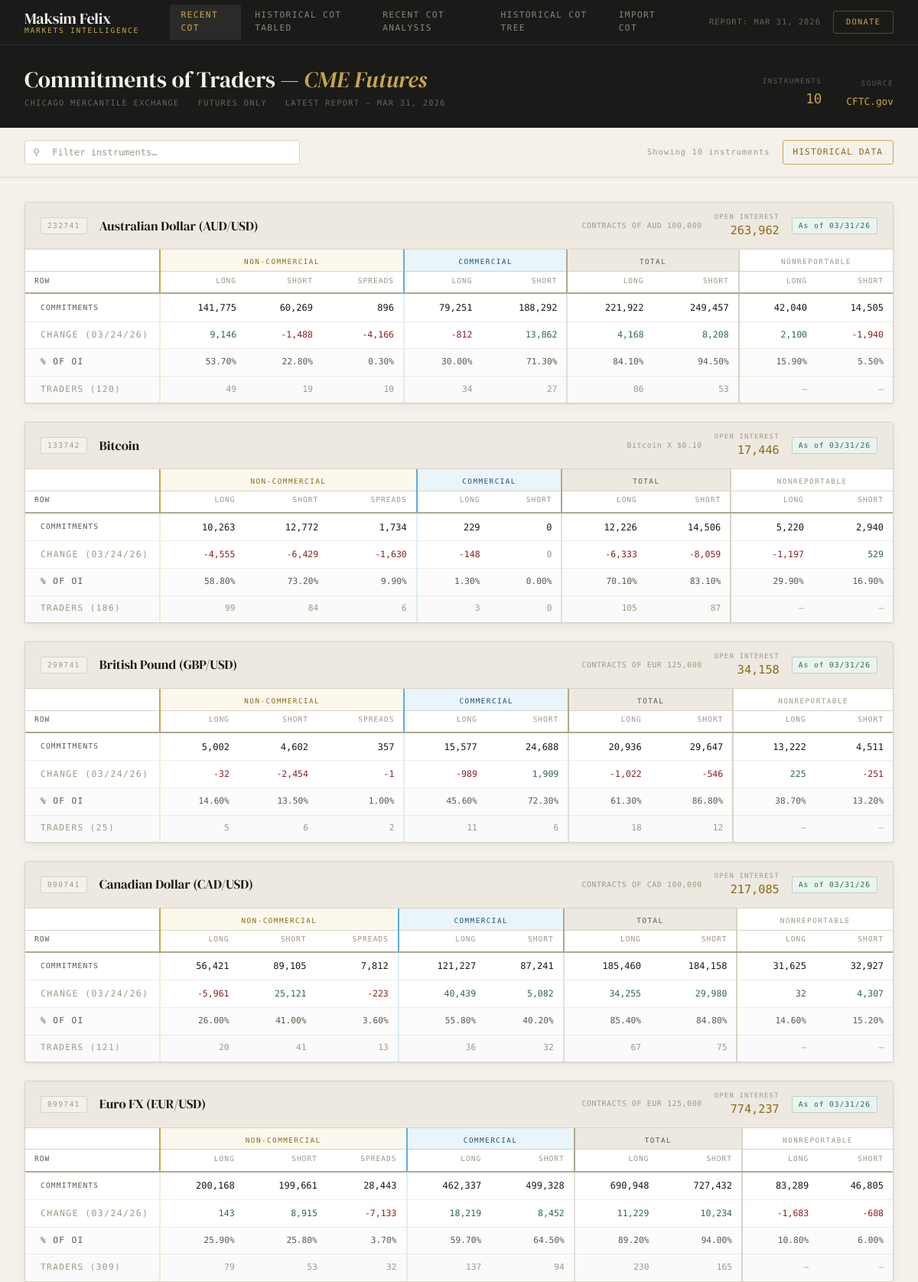
The page / (upper part) on the database its author committed.
### Handle_Raw_COT/models.py (models this page shows, shortened)
class CotReport(models.Model):
    name         = models.CharField(
        max_length=64,
        choices=INSTRUMENT_CHOICES,
        db_index=True,
    )
    code         = models.CharField(
        max_length=20,
        blank=True,
        help_text="CFTC instrument code, e.g. 099741",
    )
    asset_class  = models.CharField(
        max_length=10,
        choices=ASSET_CLASS_CHOICES,
        blank=True,
        db_index=True,
    )
    contract_spec = models.CharField(
        max_length=128,
        blank=True,
        help_text="e.g. CONTRACTS OF EUR 125,000",
    )
    as_of_date   = models.DateField(
        db_index=True,
        help_text="CFTC report date (Tuesday of the reporting week)",
    )
    prev_date    = models.DateField(
        null=True, blank=True,
        help_text="Prior week date used for change calculations",
    )
    source_file  = models.CharField(
        max_length=128,
        blank=True,
        help_text="Original filename, e.g. deacmesf.htm",
    )
    import_log   = models.ForeignKey(
        ImportLog,
        null=True, blank=True,
        on_delete=models.SET_NULL,
        related_name="reports",
        help_text="The upload session that created/updated this row",
    )
    open_interest = models.BigIntegerField(default=0)
    oi_change     = models.BigIntegerField(
        default=0,
        help_text="Change in open interest from prior week (signed)",
    )
    nc_long    = models.BigIntegerField(default=0)
    nc_short   = models.BigIntegerField(default=0)
    nc_spreads = models.BigIntegerField(default=0)
    comm_long  = models.BigIntegerField(default=0)
    comm_short = models.BigIntegerField(default=0)
    total_long  = models.BigIntegerField(default=0)
    total_short = models.BigIntegerField(default=0)
    nr_long  = models.BigIntegerField(default=0)
    nr_short = models.BigIntegerField(default=0)
    chg_nc_long    = models.BigIntegerField(default=0)
    chg_nc_short   = models.BigIntegerField(default=0)
    chg_nc_spreads = models.BigIntegerField(default=0)
    chg_comm_long  = models.BigIntegerField(default=0)
    chg_comm_short = models.BigIntegerField(default=0)
    chg_total_long  = models.BigIntegerField(default=0)
    chg_total_short = models.BigIntegerField(default=0)
    chg_nr_long  = models.BigIntegerField(default=0)
    chg_nr_short = models.BigIntegerField(default=0)
    pct_nc_long    = models.DecimalField(max_digits=6, decimal_places=2, default=0)
    pct_nc_short   = models.DecimalField(max_digits=6, decimal_places=2, default=0)
    pct_nc_spreads = models.DecimalField(max_digits=6, decimal_places=2, default=0)
    pct_comm_long  = models.DecimalField(max_digits=6, decimal_places=2, default=0)
    pct_comm_short = models.DecimalField(max_digits=6, decimal_places=2, default=0)
    pct_total_long  = models.DecimalField(max_digits=6, decimal_places=2, default=0)
    pct_total_short = models.DecimalField(max_digits=6, decimal_places=2, default=0)
    pct_nr_long  = models.DecimalField(max_digits=6, decimal_places=2, default=0)
    pct_nr_short = models.DecimalField(max_digits=6, decimal_places=2, default=0)
    traders_total = models.PositiveIntegerField(default=0)
    trd_nc_long    = models.PositiveIntegerField(default=0)
    trd_nc_short   = models.PositiveIntegerField(default=0)
    trd_nc_spreads = models.PositiveIntegerField(default=0)
    trd_comm_long  = models.PositiveIntegerField(default=0)
    trd_comm_short = models.PositiveIntegerField(default=0)
    trd_total_long  = models.PositiveIntegerField(default=0)
    trd_total_short = models.PositiveIntegerField(default=0)
    created_at = models.DateTimeField(auto_now_add=True)
    updated_at = models.DateTimeField(auto_now=True)
    class Meta:
        constraints = [
            models.UniqueConstraint(
                fields=["name", "as_of_date"],
                name="unique_instrument_per_week",
            )
        ]
        ordering = ["-as_of_date", "name"]
        indexes = [
            models.Index(fields=["name", "as_of_date"]),    # primary lookup
            models.Index(fields=["as_of_date"]),             # all instruments for a week
            models.Index(fields=["asset_class", "as_of_date"]),  # filter by asset class
            models.Index(fields=["name", "-as_of_date"]),   # history for one instrument
        ]
        verbose_name = "COT Report"
        verbose_name_plural = "COT Reports"

### Display_Data/views.py (the view)
# urls.py: path('', views.index, name='dashboard'),
def index(request):
    latest_date = CotReport.objects.order_by('-as_of_date').values_list('as_of_date', flat=True).first()
    if latest_date:
        reports = CotReport.objects.filter(as_of_date=latest_date).order_by('name')
    else:
        reports = CotReport.objects.none()
    all_dates = CotReport.objects.order_by('-as_of_date').values_list('as_of_date', flat=True).distinct()
    nav_items = get_nav_items()
    return render(request, 'Display/index.html', {
        'reports': reports,
        'instruments_count': reports.count(),
        'latest_date': latest_date,
        'all_dates': all_dates,
        'nav_items': nav_items,
    })

### Display_Data/views.py (called while the page is built)
def get_nav_items():
    return [
        {'url': '/', 'label': 'Recent COT'},
        {'url': '/dates/', 'label': 'Historical COT Tabled'},
        {'url': '/analysis/', 'label': 'Recent COT Analysis'},
        {'url': '/signals/', 'label': 'Historical COT Tree'},
        {'url': '/donate/', 'label': 'Import COT'},
    ]

### Templates/Display/index.html (shortened to what this page needs)
<!DOCTYPE html>
<html lang="en">
<head>
  {% load humanize %}
</head>
<body>
<header class="site-header">
  <div class="header-inner">
    <a href="/" class="logo">
      <span class="logo-name">Maksim Felix</span>
      <span class="logo-tag">Markets Intelligence</span>
    </a>
    <nav class="nav-primary">
      {% for item in nav_items %}
        <a href="{{ item.url }}" class="{% if request.path == item.url %}active{% elif item.url == '/signals/' and request.path == '/Historical_Data/historical/' %}active{% elif item.url == '/donate/' and request.path == '/Handle_Raw_COT/upload/' %}active{% endif %}">{{ item.label }}</a>
      {% endfor %}
    </nav>
    <div class="header-right">
      <span class="report-date">Report: {% if latest_date %}{{ latest_date|date:"M d, Y" }}{% else %}N/A{% endif %}</span>
      <a href="https://cliomaxin.github.io/maksimfelix/patreon.html" class="btn-contact">Donate</a>
    </div>
  </div>
</header>
<section class="page-hero">
  <div class="page-hero-inner">
    <div>
      <h1>Commitments of Traders — <em>CME Futures</em></h1>
      <div class="hero-sub">
        <span>Chicago Mercantile Exchange</span>
        <span>Futures Only</span>
        <span>{% if is_historical %}Historical Report{% else %}Latest Report{% endif %} — {{ latest_date|date:"M d, Y" }}</span>
      </div>
    </div>
    <div class="hero-stats">
      <div class="hero-stat">
        <div class="hero-stat-label">Instruments</div>
        <div class="hero-stat-value">{{ instruments_count|default:0 }}</div>
      </div>
      <div class="hero-stat">
        <div class="hero-stat-label">Source</div>
        <div class="hero-stat-value" style="font-size:0.8rem;padding-top:4px;">CFTC.gov</div>
      </div>
    </div>
  </div>
</section>
<div class="toolbar">
  <div class="toolbar-search">
    <span class="toolbar-search-icon">&#9906;</span>
    <input type="text" id="searchInput" placeholder="Filter instruments…" autocomplete="off" />
  </div>
  <span class="toolbar-count" id="countLabel">Showing {{ instruments_count|default:0 }} instruments</span>
  <a href="/dates/" style="font-family: var(--font-mono); font-size: 0.7rem; letter-spacing: 0.1em; text-transform: uppercase; color: var(--gold); border: 1px solid var(--gold-light); padding: 0.4rem 0.8rem; border-radius: var(--radius); transition: all 0.15s; background: transparent;" onmouseover="this.style.background='var(--gold)'; this.style.color='var(--bg)'; this.style.borderColor='var(--gold)';" onmouseout="this.style.background='transparent'; this.style.color='var(--gold)'; this.style.borderColor='var(--gold-light)';">Historical Data</a>
</div>
<main class="page-body" id="mainContent">
  {% for instrument in reports %}
  <div class="instrument-block" data-name="{{ instrument.name|lower }}" data-code="{{ instrument.code }}">
    <div class="instrument-header">
      <span class="instrument-code">{{ instrument.code }}</span>
      <span class="instrument-name">{{ instrument.get_name_display|default:instrument.name }}</span>
      <span class="instrument-spec">{{ instrument.contract_spec }}</span>
      <div class="instrument-oi">
        <span class="oi-label">Open Interest</span>
        <span class="oi-value">{{ instrument.open_interest|intcomma }}</span>
      </div>
      <span class="instrument-asof">As of {{ instrument.as_of_date|date:"m/d/y" }}</span>
    </div>
    <div class="cot-table-wrap">
      <table class="cot-table">
        <thead>
          <tr class="thead-groups">
            <th class="col-label"></th>
            <th class="col-nc" colspan="3">Non-Commercial</th>
            <th class="col-comm" colspan="2">Commercial</th>
            <th class="col-total" colspan="2">Total</th>
            <th class="col-nr" colspan="2">Nonreportable</th>
          </tr>
          <tr class="thead-cols">
            <th class="col-label-sub">Row</th>
            <th class="sep-nc">Long</th>
            <th>Short</th>
            <th>Spreads</th>
            <th class="sep-comm">Long</th>
            <th>Short</th>
            <th class="sep-total">Long</th>
            <th>Short</th>
            <th class="sep-nr">Long</th>
            <th>Short</th>
          </tr>
        </thead>
        <tbody>
          <tr class="row-commitments">
            <td class="row-label">Commitments</td>
            <td class="sep-nc">{{ instrument.nc_long|intcomma }}</td>
            <td>{{ instrument.nc_short|intcomma }}</td>
            <td>{{ instrument.nc_spreads|intcomma }}</td>
            <td class="sep-comm">{{ instrument.comm_long|intcomma }}</td>
            <td>{{ instrument.comm_short|intcomma }}</td>
            <td class="sep-total">{{ instrument.total_long|intcomma }}</td>
            <td>{{ instrument.total_short|intcomma }}</td>
            <td class="sep-nr">{{ instrument.nr_long|intcomma }}</td>
            <td>{{ instrument.nr_short|intcomma }}</td>
          </tr>
          <tr class="row-change">
            <td class="row-label">Change ({{ instrument.prev_date|date:"m/d/y" }})</td>
            <td class="sep-nc {% if instrument.chg_nc_long > 0 %}val-pos{% elif instrument.chg_nc_long < 0 %}val-neg{% else %}val-zero{% endif %}">{{ instrument.chg_nc_long|intcomma }}</td>
            <td class="{% if instrument.chg_nc_short > 0 %}val-pos{% elif instrument.chg_nc_short < 0 %}val-neg{% else %}val-zero{% endif %}">{{ instrument.chg_nc_short|intcomma }}</td>
            <td class="{% if instrument.chg_nc_spreads > 0 %}val-pos{% elif instrument.chg_nc_spreads < 0 %}val-neg{% else %}val-zero{% endif %}">{{ instrument.chg_nc_spreads|intcomma }}</td>
            <td class="sep-comm {% if instrument.chg_comm_long > 0 %}val-pos{% elif instrument.chg_comm_long < 0 %}val-neg{% else %}val-zero{% endif %}">{{ instrument.chg_comm_long|intcomma }}</td>
            <td class="{% if instrument.chg_comm_short > 0 %}val-pos{% elif instrument.chg_comm_short < 0 %}val-neg{% else %}val-zero{% endif %}">{{ instrument.chg_comm_short|intcomma }}</td>
            <td class="sep-total {% if instrument.chg_total_long > 0 %}val-pos{% elif instrument.chg_total_long < 0 %}val-neg{% else %}val-zero{% endif %}">{{ instrument.chg_total_long|intcomma }}</td>
            <td class="{% if instrument.chg_total_short > 0 %}val-pos{% elif instrument.chg_total_short < 0 %}val-neg{% else %}val-zero{% endif %}">{{ instrument.chg_total_short|intcomma }}</td>
            <td class="sep-nr {% if instrument.chg_nr_long > 0 %}val-pos{% elif instrument.chg_nr_long < 0 %}val-neg{% else %}val-zero{% endif %}">{{ instrument.chg_nr_long|intcomma }}</td>
            <td class="{% if instrument.chg_nr_short > 0 %}val-pos{% elif instrument.chg_nr_short < 0 %}val-neg{% else %}val-zero{% endif %}">{{ instrument.chg_nr_short|intcomma }}</td>
          </tr>
          <tr class="row-pct">
            <td class="row-label">% of OI</td>
            <td class="sep-nc">{{ instrument.pct_nc_long }}%</td>
            <td>{{ instrument.pct_nc_short }}%</td>
            <td>{{ instrument.pct_nc_spreads }}%</td>
            <td class="sep-comm">{{ instrument.pct_comm_long }}%</td>
            <td>{{ instrument.pct_comm_short }}%</td>
            <td class="sep-total">{{ instrument.pct_total_long }}%</td>
            <td>{{ instrument.pct_total_short }}%</td>
            <td class="sep-nr">{{ instrument.pct_nr_long }}%</td>
            <td>{{ instrument.pct_nr_short }}%</td>
          </tr>
          <tr class="row-traders">
            <td class="row-label">Traders ({{ instrument.traders_total }})</td>
            <td class="sep-nc">{{ instrument.trd_nc_long }}</td>
            <td>{{ instrument.trd_nc_short }}</td>
            <td>{{ instrument.trd_nc_spreads }}</td>
            <td class="sep-comm">{{ instrument.trd_comm_long }}</td>
            <td>{{ instrument.trd_comm_short }}</td>
            <td class="sep-total">{{ instrument.trd_total_long }}</td>
            <td>{{ instrument.trd_total_short }}</td>
            <td class="sep-nr">—</td>
            <td>—</td>
          </tr>
        </tbody>
      </table>
    </div>
  </div>
  {% empty %}
    <div class="no-data">No instrument reports available yet.</div>
  {% endfor %}
</main>
</body>
</html>

### rows shown on the page
CotReport: code "232741", name "Australian Dollar (AUD/USD)", contract_spec "CONTRACTS OF AUD 100,000", open_interest "263,962", as_of_date "03/31/26", nc_long "141,775", nc_short "60,269", nc_spreads "896", comm_long "79,251", comm_short "188,292", total_long "221,922", total_short "249,457", nr_long "42,040", nr_short "14,505", prev_date "03/24/26", chg_nc_long "9,146", chg_nc_short "-1,488", chg_nc_spreads "-4,166", chg_comm_long "-812", chg_comm_short "13,862", chg_total_long "4,168", chg_total_short "8,208", chg_nr_long "2,100", chg_nr_short "-1,940", pct_nc_long "53.70", pct_nc_short "22.80", pct_nc_spreads "0.30", pct_comm_long "30.00", pct_comm_short "71.30", pct_total_long "84.10", pct_total_short "94.50", pct_nr_long "15.90", pct_nr_short "5.50", traders_total "120", trd_nc_long "49", trd_nc_short "19", trd_nc_spreads "10", trd_comm_long "34", trd_comm_short "27", trd_total_long "86", trd_total_short "53"
CotReport: code "133742", name "Bitcoin", contract_spec "Bitcoin X $0.10", open_interest "17,446", as_of_date "03/31/26", nc_long "10,263", nc_short "12,772", nc_spreads "1,734", comm_long "229", comm_short "0", total_long "12,226", total_short "14,506", nr_long "5,220", nr_short "2,940", prev_date "03/24/26", chg_nc_long "-4,555", chg_nc_short "-6,429", chg_nc_spreads "-1,630", chg_comm_long "-148", chg_comm_short "0", chg_total_long "-6,333", chg_total_short "-8,059", chg_nr_long "-1,197", chg_nr_short "529", pct_nc_long "58.80", pct_nc_short "73.20", pct_nc_spreads "9.90", pct_comm_long "1.30", pct_comm_short "0.00", pct_total_long "70.10", pct_total_short "83.10", pct_nr_long "29.90", pct_nr_short "16.90", traders_total "186", trd_nc_long "99", trd_nc_short "84", trd_nc_spreads "6", trd_comm_long "3", trd_comm_short "0", trd_total_long "105", trd_total_short "87"
CotReport: code "299741", name "British Pound (GBP/USD)", contract_spec "CONTRACTS OF EUR 125,000", open_interest "34,158", as_of_date "03/31/26", nc_long "5,002", nc_short "4,602", nc_spreads "357", comm_long "15,577", comm_short "24,688", total_long "20,936", total_short "29,647", nr_long "13,222", nr_short "4,511", prev_date "03/24/26", chg_nc_long "-32", chg_nc_short "-2,454", chg_nc_spreads "-1", chg_comm_long "-989", chg_comm_short "1,909", chg_total_long "-1,022", chg_total_short "-546", chg_nr_long "225", chg_nr_short "-251", pct_nc_long "14.60", pct_nc_short "13.50", pct_nc_spreads "1.00", pct_comm_long "45.60", pct_comm_short "72.30", pct_total_long "61.30", pct_total_short "86.80", pct_nr_long "38.70", pct_nr_short "13.20", traders_total "25", trd_nc_long "5", trd_nc_short "6", trd_nc_spreads "2", trd_comm_long "11", trd_comm_short "6", trd_total_long "18", trd_total_short "12"
CotReport: code "090741", name "Canadian Dollar (CAD/USD)", contract_spec "CONTRACTS OF CAD 100,000", open_interest "217,085", as_of_date "03/31/26", nc_long "56,421", nc_short "89,105", nc_spreads "7,812", comm_long "121,227", comm_short "87,241", total_long "185,460", total_short "184,158", nr_long "31,625", nr_short "32,927", prev_date "03/24/26", chg_nc_long "-5,961", chg_nc_short "25,121", chg_nc_spreads "-223", chg_comm_long "40,439", chg_comm_short "5,082", chg_total_long "34,255", chg_total_short "29,980", chg_nr_long "32", chg_nr_short "4,307", pct_nc_long "26.00", pct_nc_short "41.00", pct_nc_spreads "3.60", pct_comm_long "55.80", pct_comm_short "40.20", pct_total_long "85.40", pct_total_short "84.80", pct_nr_long "14.60", pct_nr_short "15.20", traders_total "121", trd_nc_long "20", trd_nc_short "41", trd_nc_spreads "13", trd_comm_long "36", trd_comm_short "32", trd_total_long "67", trd_total_short "75"
CotReport: code "099741", name "Euro FX (EUR/USD)", contract_spec "CONTRACTS OF EUR 125,000", open_interest "774,237", as_of_date "03/31/26", nc_long "200,168", nc_short "199,661", nc_spreads "28,443", comm_long "462,337", comm_short "499,328", total_long "690,948", total_short "727,432", nr_long "83,289", nr_short "46,805", prev_date "03/24/26", chg_nc_long "143", chg_nc_short "8,915", chg_nc_spreads "-7,133", chg_comm_long "18,219", chg_comm_short "8,452", chg_total_long "11,229", chg_total_short "10,234", chg_nr_long "-1,683", chg_nr_short "-688", pct_nc_long "25.90", pct_nc_short "25.80", pct_nc_spreads "3.70", pct_comm_long "59.70", pct_comm_short "64.50", pct_total_long "89.20", pct_total_short "94.00", pct_nr_long "10.80", pct_nr_short "6.00", traders_total "309", trd_nc_long "79", trd_nc_short "53", trd_nc_spreads "32", trd_comm_long "137", trd_comm_short "94", trd_total_long "230", trd_total_short "165"

### other values the page prints
{{ item.label }} "RECENT COT" "HISTORICAL COT TABLED" "RECENT COT ANALYSIS" "HISTORICAL COT TREE" "IMPORT COT"
{{ latest_date|date:"M d, Y" }} "MAR 31, 2026"
{{ instruments_count|default:0 }} "10"
